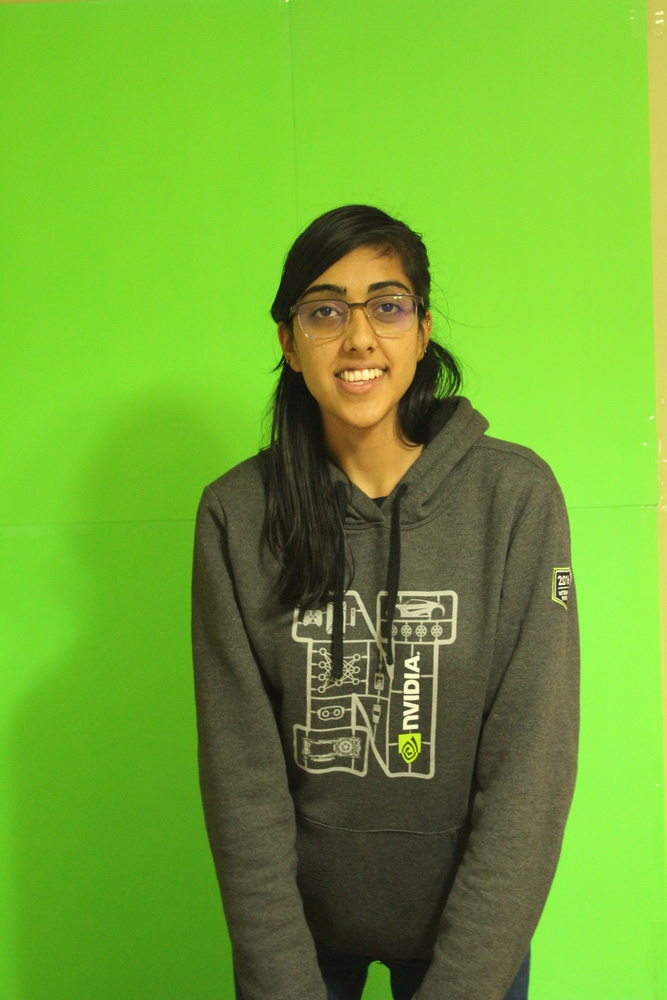
//> input picture input/IMG_2888.JPG, 667 x 1000 px, shrunk from 1728 x 2592 before the run, given in place of the camera
$ ./fydp   (built with g++ and OpenCV 4)
//> lines starting //> are read from the running program, lines starting //| are printed output that depends on the picture; after the words box and inside, x2 and y2 are one past the last pixel; in counts of white or black regions, pixels touching at a corner belong together
#include <stdio.h>
#include <opencv2/core/core.hpp>
#include <opencv2/imgproc/imgproc.hpp>
#include <opencv2/highgui/highgui.hpp>
#include <iostream>

using namespace cv;
using namespace std;


Mat load_hsv_image(Mat image_bgr){
	Mat result;
        cvtColor(image_bgr, result, CV_BGR2HSV);
	return result;
}

Mat filter_green_background(Mat image_hsv){
	Mat mask, result;
	inRange(image_hsv, Scalar(60, 0, 0), Scalar(75, 255, 255), mask);
	mask = 255 - mask;
	bitwise_and(image_hsv, image_hsv, result, mask=mask);

	return result;
}


int main() {
   VideoCapture cap(0);

 //  cap.set(CV_CAP_PROP_FRAME_WIDTH,544);
 //  cap.set(CV_CAP_PROP_FRAME_HEIGHT, 288);
   if (!cap.isOpened()){
	printf("Fail to open camera /n");
	return -1;
    }

    Mat streamImg;
    while(1) {

	cap.read(streamImg);
//> streamImg is the input picture: 1000 rows x 667 cols, CV_8UC3; mean B, G, R 49.8, 166.6, 111.8
	imshow("cam", streamImg);
	char k = waitKey(1);
//> the key 'a' is pressed
	if (k=='a'){
		break;
	}
    }

    Mat hsv_img = load_hsv_image(streamImg);
//> in load_hsv_image, `cvtColor(image_bgr, result, CV_BGR2HSV);`: result: 1000 rows x 667 cols, CV_8UC3; mean H, S, V 39.9, 162.7, 168.6

    Vec3b hsv = hsv_img.at<Vec3b>(0, 0);
//> hsv = [31, 182, 174]
    cout << "H value " << (int)hsv.val[0] << endl;
//| H value 31

    Mat person = filter_green_background(hsv_img);
//> in filter_green_background, `inRange(image_hsv, Scalar(60, 0, 0), Scalar(75, 255, 255), mask);`:
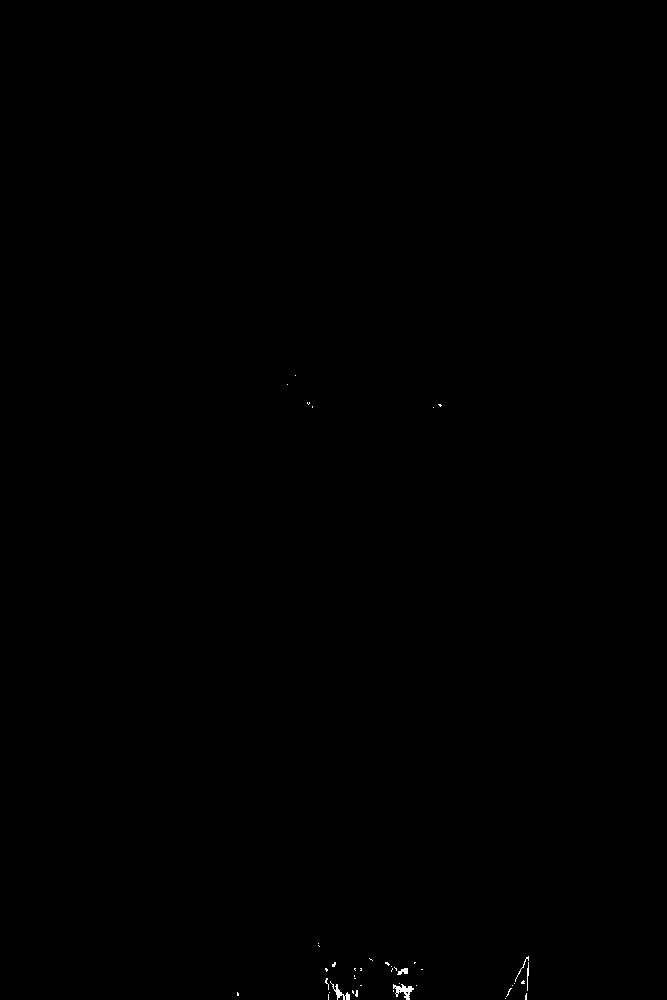
//> mask: 1000 rows x 667 cols, CV_8UC1; 0.09% white in thin lines or dots, all inside (x1, y1, x2, y2) = (237, 375, 529, 1000)
//> in filter_green_background, `bitwise_and(image_hsv, image_hsv, result, mask=mask);`:
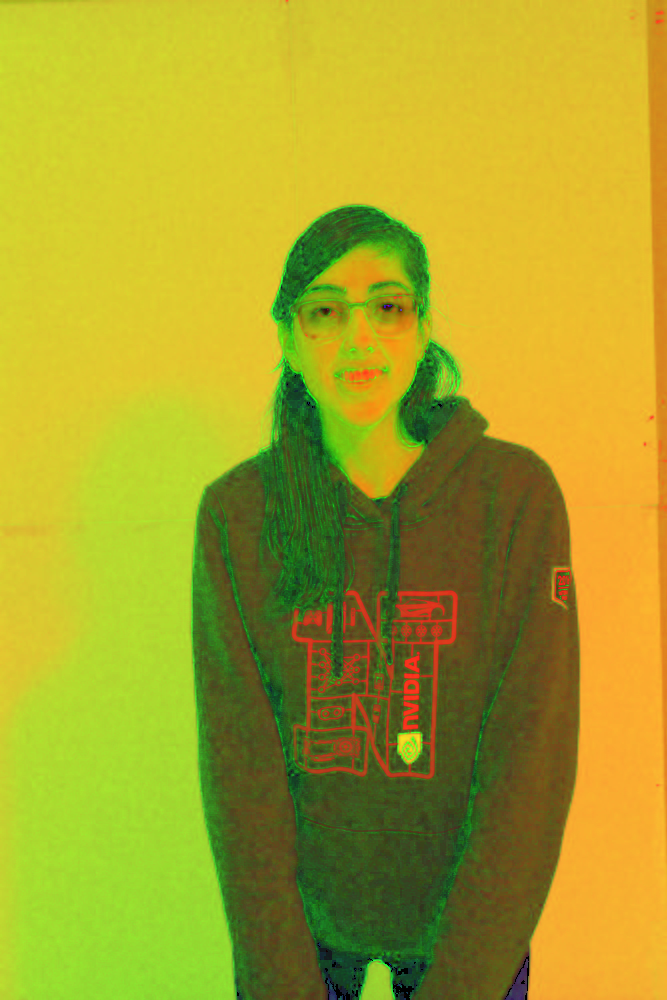
//> result: 1000 rows x 667 cols, CV_8UC3; mean B, G, R 39.8, 162.7, 168.6
    cap.release();
    imshow("Hello!", person);
    waitKey();
}

$ run again, on input/IMG_2889.JPG
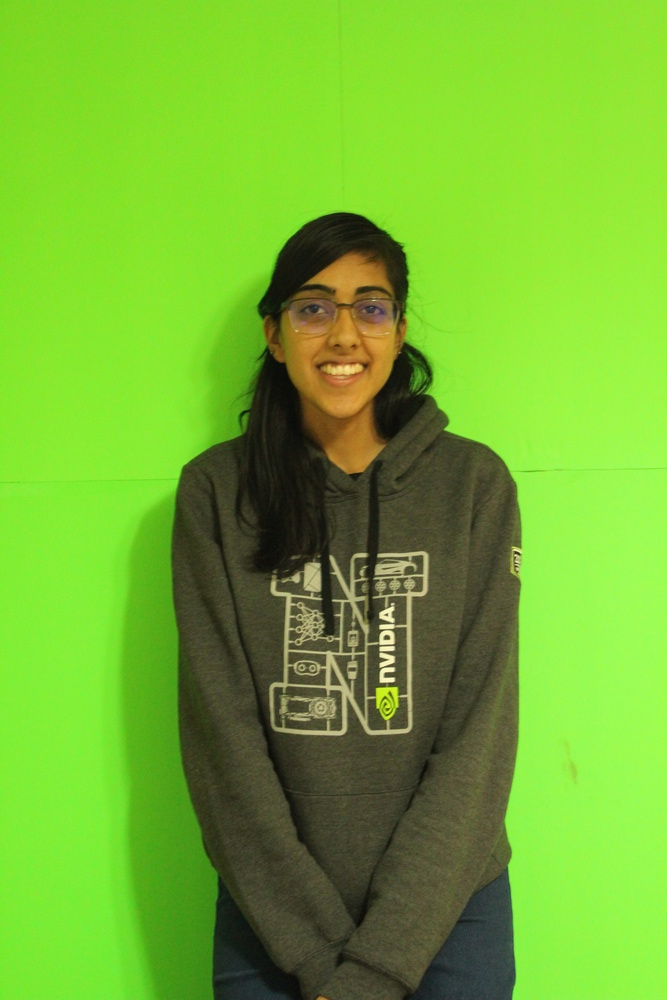
//> input picture input/IMG_2889.JPG, 667 x 1000 px, shrunk from 1728 x 2592 before the run, given in place of the camera
//> streamImg is the input picture: 1000 rows x 667 cols, CV_8UC3; mean B, G, R 49, 179.2, 114.8
//> hsv = [46, 218, 213]
//| H value 46
//> in filter_green_background, `inRange(image_hsv, Scalar(60, 0, 0), Scalar(75, 255, 255), mask);`:
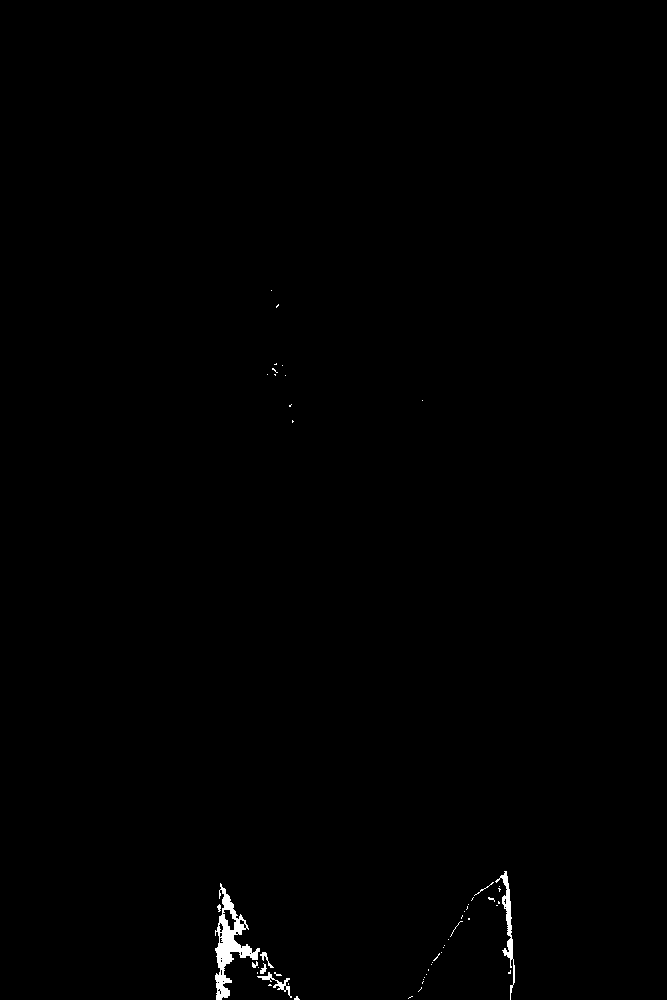
//> mask: 1000 rows x 667 cols, CV_8UC1; 0.41% white; 52 white regions (44 under 20 px), largest, box (x1, y1, x2, y2) and area: (215, 883, 260, 1000) 1643, (495, 871, 515, 1000) 557, (257, 972, 292, 998) 185
//> in filter_green_background, `bitwise_and(image_hsv, image_hsv, result, mask=mask);`:
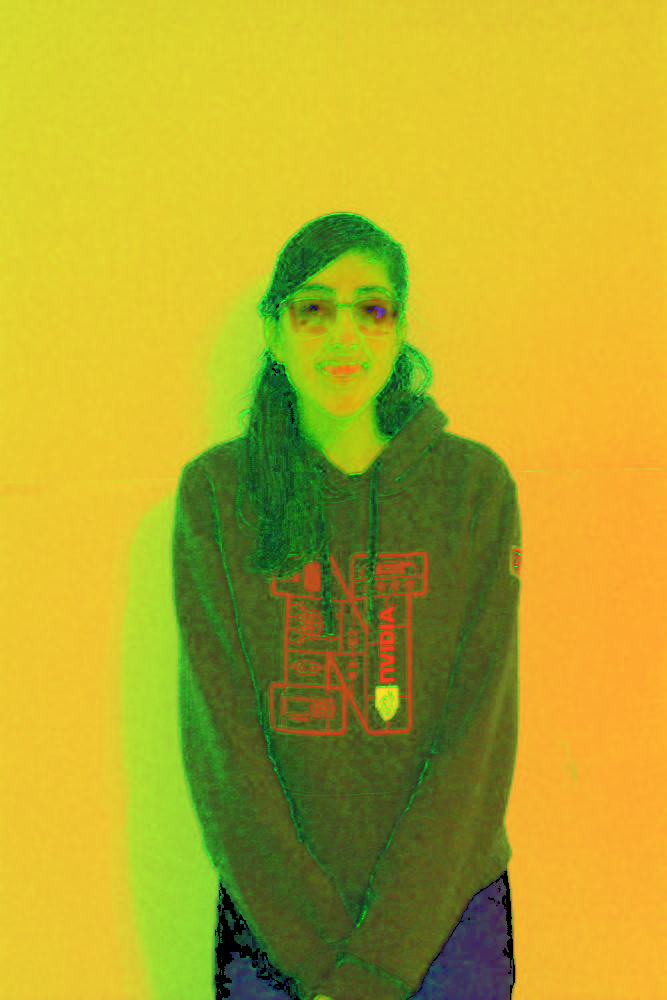
//> result: 1000 rows x 667 cols, CV_8UC3; mean B, G, R 41.7, 168.7, 180.5

$ run again, on input/IMG_2890.JPG
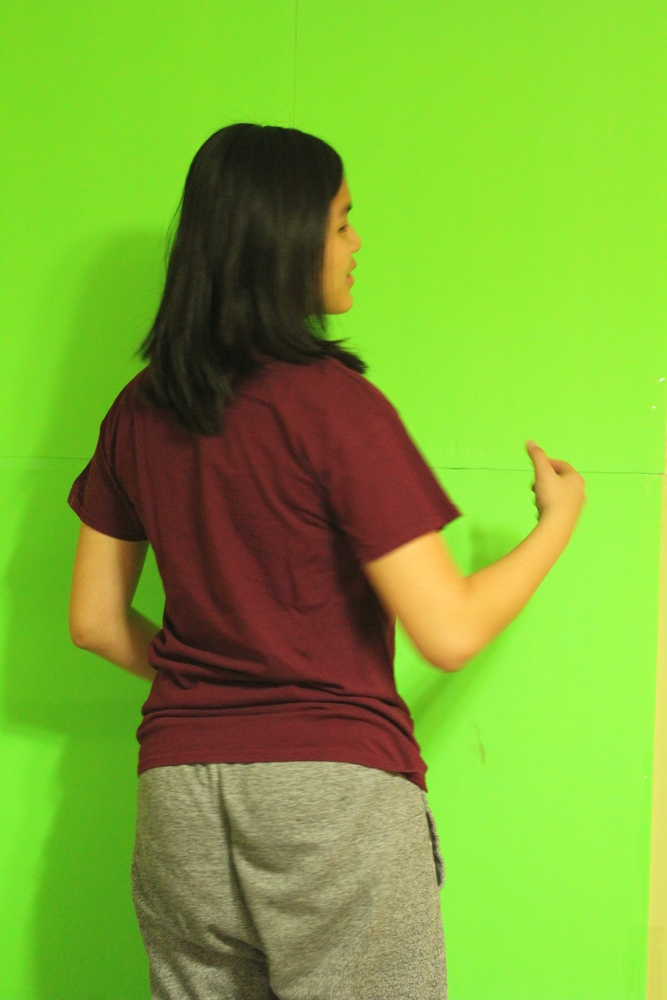
//> input picture input/IMG_2890.JPG, 667 x 1000 px, shrunk from 1728 x 2592 before the run, given in place of the camera
//> streamImg is the input picture: 1000 rows x 667 cols, CV_8UC3; mean B, G, R 52.2, 172.4, 126.7
//> hsv = [45, 215, 215]
//| H value 45
//> in filter_green_background, `bitwise_and(image_hsv, image_hsv, result, mask=mask);`:
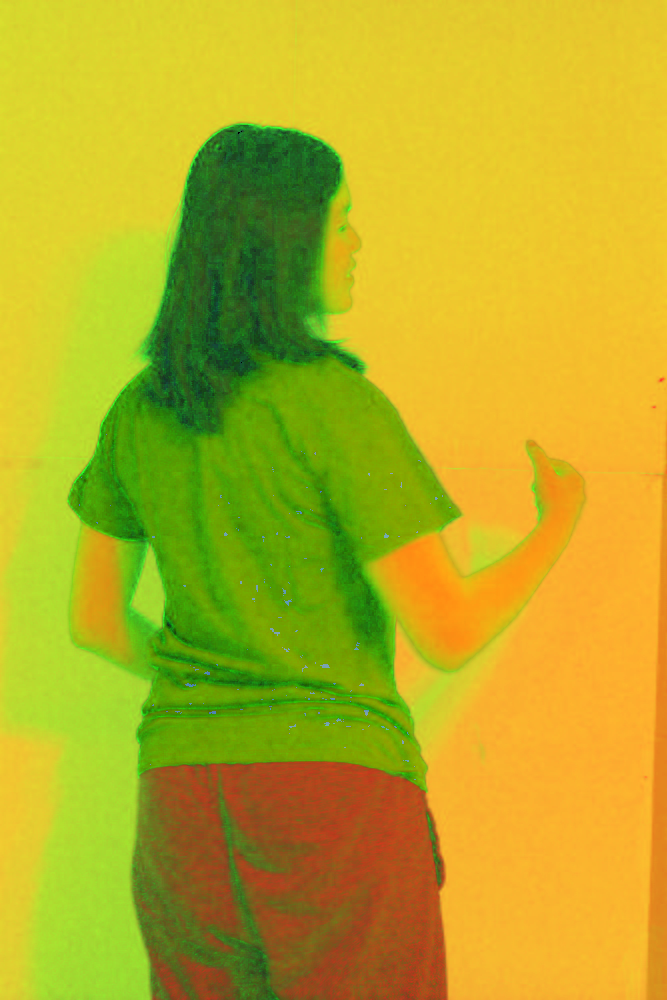
//> result: 1000 rows x 667 cols, CV_8UC3; mean B, G, R 35, 173, 183.1
